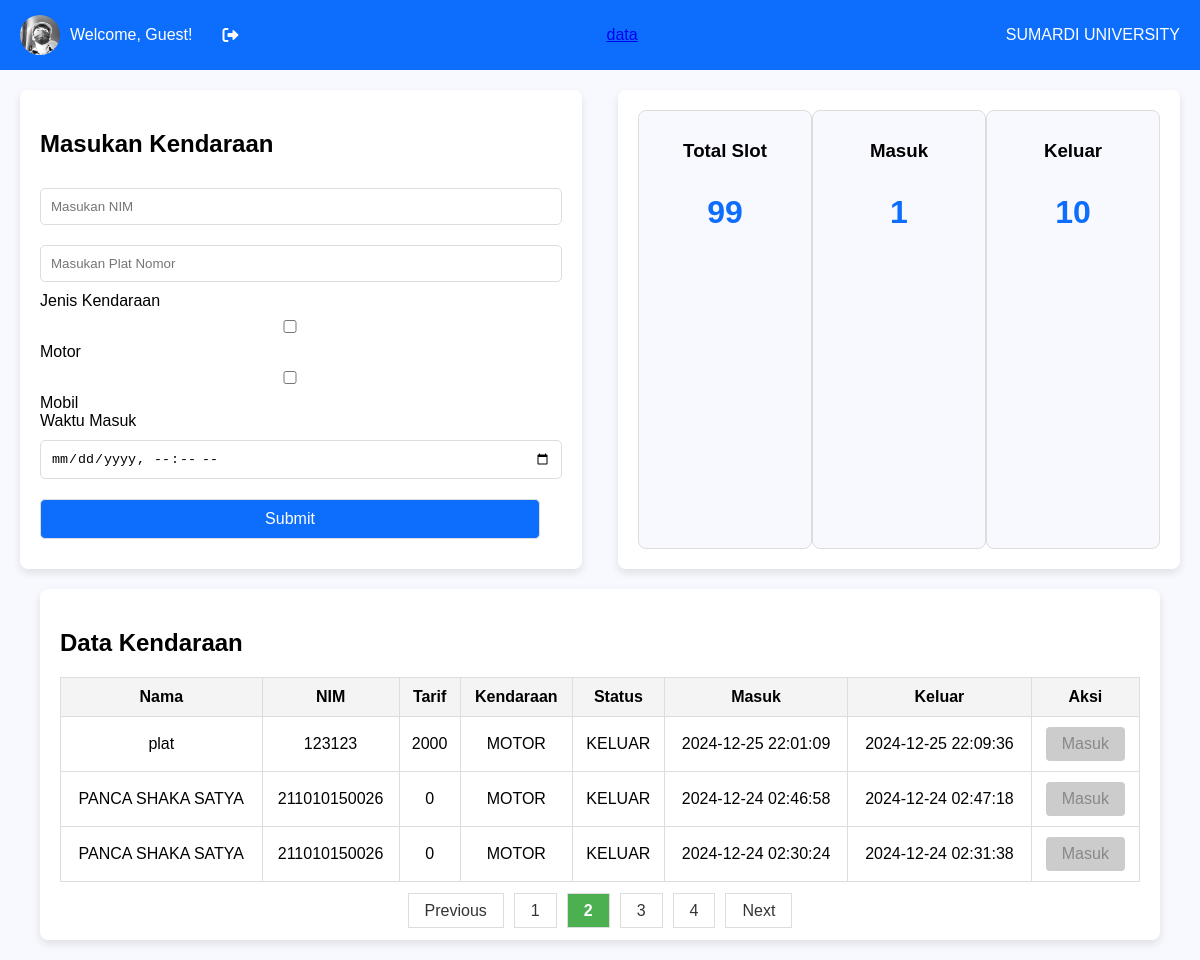
Screenshot of /?page=2 with the database file from the repository.
### tables this page shows
CREATE TABLE `rfid_logs` (
  `id` int(11) NOT NULL,
  `uid` varchar(50) NOT NULL,
  `scan_time` datetime DEFAULT current_timestamp(),
  `status` enum('KELUAR','MASUK','','') NOT NULL DEFAULT 'MASUK',
  `nim` int(20) NOT NULL,
  `plat` varchar(20) NOT NULL,
  `jenis_kendaraan` enum('MOTOR','MOBIL') NOT NULL,
  `waktu_masuk` datetime DEFAULT NULL,
  `waktu_keluar` datetime DEFAULT NULL,
  `tarif` int(11) DEFAULT NULL
);

CREATE TABLE `rfid_users` (
  `uid` varchar(20) NOT NULL,
  `nama` varchar(100) DEFAULT NULL,
  `nim` varchar(20) DEFAULT NULL
);

### index.php (the view, shortened to what this page needs)
<?php
$Username = isset($_SESSION['Username']) ? $_SESSION['Username'] : 'Guest';
$UserPhoto = isset($_SESSION['UserPhoto']) ? $_SESSION['UserPhoto'] : 'default-profile.jpg';
$servername = "localhost";
$username = "root";
$password = "";
$dbname = "rfid_db";
$conn = new mysqli($servername, $username, $password, $dbname);
$records_per_page = 3;
$page = isset($_GET['page']) ? (int)$_GET['page'] : 1;
$start_from = ($page - 1) * $records_per_page;
$sql = "SELECT rfid_logs.id, rfid_users.nama, rfid_users.nim, rfid_logs.scan_time, rfid_logs.status,
        rfid_logs.nim as nimLog, rfid_logs.waktu_keluar, rfid_logs.plat, rfid_logs.jenis_kendaraan, rfid_logs.tarif, rfid_logs.waktu_masuk
        FROM rfid_logs
        LEFT JOIN rfid_users ON rfid_logs.uid = rfid_users.uid
        ORDER BY rfid_logs.id DESC
        LIMIT $start_from, $records_per_page";
$result = $conn->query($sql);
$sql_count = "SELECT COUNT(*) AS total FROM rfid_logs";
$count_result = $conn->query($sql_count);
$count_row = $count_result->fetch_assoc();
$total_records = $count_row['total'];
$total_pages = ceil($total_records / $records_per_page);
$slot = 100;
$sql_count = "SELECT COUNT(*) AS total FROM rfid_logs WHERE status = 'MASUK'";
$count_result = $conn->query($sql_count);
$count_row = $count_result->fetch_assoc();
$total = $count_row['total'];
$sql_count_keluar = "SELECT COUNT(*) AS total_keluar FROM rfid_logs WHERE status = 'KELUAR'";
$count_keluar_result = $conn->query($sql_count_keluar);
$count_keluar_row = $count_keluar_result->fetch_assoc();
$total_keluar = $count_keluar_row['total_keluar'];
$total_slots = $slot - $total;
?>
<!DOCTYPE html>
<html lang="en">
<head>
    <link rel="stylesheet" href="https://cdnjs.cloudflare.com/ajax/libs/font-awesome/6.0.0-beta3/css/all.min.css">
</head>
<body>
    <nav class="navbar-main">
    <div class="user-info">
            <img src="images/fotosaya.jpg" <?php echo htmlspecialchars($UserPhoto); ?>" alt="User Photo">
            <div>Welcome, <?php echo htmlspecialchars($Username); ?>!</div>
            <i class="fas fa-sign-out-alt" title="Logout" onclick="window.location.href='logout.php';"></i>
        </div>
    <div>
        <a href="./data.php">data</a>
    </div>
    <div>SUMARDI UNIVERSITY</div>
    </nav>
    <div class="main-content">
        <div class="form-container">
            <h2>Masukan Kendaraan</h2>
            <form method="POST" action="tambah_kendaraan.php">
                <input type="text" name="nim" placeholder="Masukan NIM" required>
                <input type="text" name="plat" placeholder="Masukan Plat Nomor" required>
                <div class="input-group">
                    <label>Jenis Kendaraan</label>
                    <div>
                        <input type="checkbox" name="vehicle[]" value="MOTOR"> Motor
                        <input type="checkbox" name="vehicle[]" value="MOBIL"> Mobil
                    </div>
                </div>
                <div class="input-group">
                    <label>Waktu Masuk</label>
                    <input type="datetime-local" name="waktu_masuk" placeholder="Masukkan Waktu Masuk" value="">
                </div>
                <button type="submit">Submit</button>
            </form>
        </div>
        <div class="slot-container">
            <div class="slot-item">
                <h3>Total Slot</h3>
                <p id="total-slots"><?php echo $total_slots; ?></p>
                </div>
            <div class="slot-item">
                <h3>Masuk</h3>
                <p id="slot-in-count">
                    <?= $total ?>
                </p>
            </div>
            <div class="slot-item">
                <h3>Keluar</h3>
                <p id="slot-out-count">
                    <?= $total_keluar?>
                </p>
            </div>
        </div>
    </div>
    <div class="table-container">
        <h2>Data Kendaraan</h2>
        <table>
            <tr>
                <th>Nama</th>
                <th>NIM</th>
                <th>Tarif</th>
                <th>Kendaraan</th>
                <th>Status</th>
                <th>Masuk</th>
                <th>Keluar</th>
                <th>Aksi</th>
            </tr>
            <tbody>
                <?php if ($result->num_rows > 0): ?>
                    <?php while ($row = $result->fetch_assoc()): ?>
                        <tr>
                            <td><?php echo $row['nama'] ? $row['nama'] : $row['plat']; ?></td>
                            <td><?php echo $row['nim'] ? $row['nim'] : $row['nimLog']; ?></td>
                            <td><?php echo $row['tarif']; ?></td>
                            <td><?php echo $row['jenis_kendaraan']; ?></td>
                            <td><?php echo $row['status']; ?></td>
                            <td><?php echo $row['waktu_masuk'] ? $row['waktu_masuk'] : $row['scan_time']; ?></td>
                            <td><?php echo $row['waktu_keluar']; ?></td>
                            <td>
                                <form method="POST" action="ubah_status.php">
                                    <button type="submit" <?php echo (!empty($row['waktu_keluar'])) ? 'disabled' : ''; ?>>
                                        <?php echo ($row['status'] == "MASUK") ? "Keluar" : "Masuk"; ?>
                                    </button>
                                </form>
                            </td>
                        </tr>
                    <?php endwhile; ?>
                <?php else: ?>
                    <tr>
                        <td colspan="8">Tidak ada data</td>
                    </tr>
                <?php endif; ?>
            </tbody>
        </table>
        <div class="pagination">
            <?php
            if ($page > 1) {
                echo '<a href="?page=' . ($page - 1) . '">Previous</a>';
            }
            for ($i = 1; $i <= $total_pages; $i++) {
                echo '<a href="?page=' . $i . '"';
                if ($i == $page) {
                    echo ' class="active"';
                }
                echo '>' . $i . '</a>';
            }
            if ($page < $total_pages) {
                echo '<a href="?page=' . ($page + 1) . '">Next</a>';
            }
            ?>
        </div>
</div>
</body>
</html>

### index.php (style rules this page uses)
body { margin: 0; font-family: Arial, sans-serif; background-color: #F8F8FF; }
.navbar-main { display: flex; justify-content: space-between; align-items: center; background-color: #0d6efd; padding: 15px 20px; color: white; }
.navbar-main .user-info { display: flex; align-items: center; }
.navbar-main img { width: 40px; height: 40px; border-radius: 50%; margin-right: 10px; }
.navbar-main .user-info div { margin-right: 20px; }
.navbar-main .user-info i { margin-left: 10px; cursor: pointer; }
.main-content { display: flex; justify-content: space-between; margin: 20px; }
.form-container { width: 45%; padding: 20px; background-color: #fff; border-radius: 8px; box-shadow: 0 4px 8px rgba(0, 0, 0, 0.1); }
.form-container input, .form-container button { width: calc(100% - 22px); padding: 10px; margin: 10px 0; border: 1px solid #ddd; border-radius: 5px; }
.slot-container { width: 45%; padding: 20px; background-color: #fff; border-radius: 8px; box-shadow: 0 4px 8px rgba(0, 0, 0, 0.1); display: flex; justify-content: space-between; }
.slot-item { text-align: center; width: 30%; padding: 10px; border: 1px solid #ddd; border-radius: 8px; background-color: #f8f8ff; }
.slot-item h3 { margin-bottom: 10px; }
.slot-item p { font-size: 2em; font-weight: bold; color: #0d6efd; }
.table-container { margin: 20px auto; width: 90%; padding: 20px; background-color: #fff; border-radius: 8px; box-shadow: 0 4px 8px rgba(0, 0, 0, 0.1); }
.table-container table { width: 100%; border-collapse: collapse; }
.table-container th, .table-container td { border: 1px solid #ddd; padding: 10px; text-align: center; }
.table-container th { background-color: #f4f4f4; }
.pagination { text-align: center; margin-top: 20px; }
.pagination a { padding: 8px 16px; margin: 0 5px; text-decoration: none; border: 1px solid #ddd; color: #333; }
.pagination a.active { font-weight: bold; background-color: #4CAF50; color: white; }
button { padding: 8px 16px; font-size: 16px; background-color: #0d6efd; color: white; border: none; border-radius: 4px; cursor: pointer; }
button:disabled { background-color: #cccccc; color: #888888; cursor: not-allowed; }

### rows the page displays
rfid_logs: plat "plat", nim "123123", tarif "2000", jenis_kendaraan "MOTOR", status "KELUAR", waktu_masuk "2024-12-25 22:01:09", waktu_keluar "2024-12-25 22:09:36", shows "Masuk"
rfid_logs: uid.nama "PANCA SHAKA SATYA", uid.nim "211010150026", tarif "0", jenis_kendaraan "MOTOR", status "KELUAR", scan_time "2024-12-24 02:46:58", waktu_keluar "2024-12-24 02:47:18", shows "Masuk"
rfid_logs: uid.nama "PANCA SHAKA SATYA", uid.nim "211010150026", tarif "0", jenis_kendaraan "MOTOR", status "KELUAR", scan_time "2024-12-24 02:30:24", waktu_keluar "2024-12-24 02:31:38", shows "Masuk"

### other values shown
$Username "Guest"
$total_slots "99"
$total "1"
$total_keluar "10"
